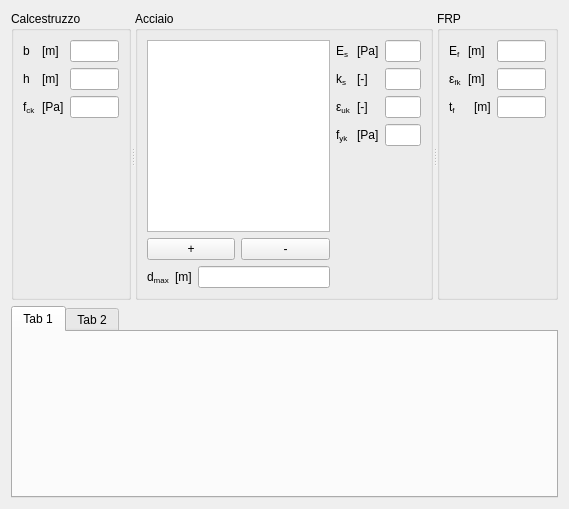
<?xml version="1.0" encoding="UTF-8"?>
<ui version="4.0">
 <class>SimpleSectionRCncrFRPGUI</class>
 <widget class="QWidget" name="SimpleSectionRCncrFRPGUI">
  <property name="geometry">
   <rect>
    <x>0</x>
    <y>0</y>
    <width>569</width>
    <height>509</height>
   </rect>
  </property>
  <property name="windowTitle">
   <string>Form</string>
  </property>
  <layout class="QGridLayout" name="gridLayout_2">
   <item row="0" column="0">
    <widget class="QSplitter" name="splitter">
     <property name="orientation">
      <enum>Qt::Horizontal</enum>
     </property>
     <widget class="QGroupBox" name="cncrGeneralGroupBox">
      <property name="minimumSize">
       <size>
        <width>0</width>
        <height>250</height>
       </size>
      </property>
      <property name="title">
       <string>Calcestruzzo</string>
      </property>
      <layout class="QGridLayout" name="gridLayout_4">
       <item row="0" column="1">
        <widget class="QLabelUnitMeasure" name="bUMLabel">
         <property name="text">
          <string>[m]</string>
         </property>
        </widget>
       </item>
       <item row="1" column="0">
        <widget class="QLabelRichName" name="hLabel">
         <property name="text">
          <string>h</string>
         </property>
        </widget>
       </item>
       <item row="0" column="2">
        <widget class="QLineEditValue" name="bLEdit"/>
       </item>
       <item row="1" column="2">
        <widget class="QLineEditValue" name="hLEdit"/>
       </item>
       <item row="0" column="0">
        <widget class="QLabelRichName" name="bLabel">
         <property name="text">
          <string>b</string>
         </property>
        </widget>
       </item>
       <item row="1" column="1">
        <widget class="QLabelUnitMeasure" name="hUMLabel">
         <property name="text">
          <string>[m]</string>
         </property>
        </widget>
       </item>
       <item row="2" column="2">
        <widget class="QLineEditValue" name="fckLEdit"/>
       </item>
       <item row="2" column="0">
        <widget class="QLabelRichName" name="fckLabel">
         <property name="text">
          <string>&lt;html&gt;&lt;head/&gt;&lt;body&gt;&lt;p&gt;f&lt;span style=&quot; vertical-align:sub;&quot;&gt;ck&lt;/span&gt;&lt;/p&gt;&lt;/body&gt;&lt;/html&gt;</string>
         </property>
        </widget>
       </item>
       <item row="2" column="1">
        <widget class="QLabelUnitMeasure" name="fckUMLabel">
         <property name="text">
          <string>[Pa]</string>
         </property>
        </widget>
       </item>
       <item row="3" column="2">
        <spacer name="verticalSpacer_2">
         <property name="orientation">
          <enum>Qt::Vertical</enum>
         </property>
         <property name="sizeHint" stdset="0">
          <size>
           <width>20</width>
           <height>40</height>
          </size>
         </property>
        </spacer>
       </item>
      </layout>
     </widget>
     <widget class="QGroupBox" name="steelCnrGeneralGroupBox">
      <property name="title">
       <string>Acciaio</string>
      </property>
      <layout class="QGridLayout" name="gridLayout_10">
       <item row="1" column="3">
        <widget class="QLineEditValue" name="kSLEdit"/>
       </item>
       <item row="2" column="1">
        <widget class="QLabelRichName" name="epsSUkLabel">
         <property name="text">
          <string>&lt;html&gt;&lt;head/&gt;&lt;body&gt;&lt;p&gt;ε&lt;span style=&quot; vertical-align:sub;&quot;&gt;uk&lt;/span&gt;&lt;/p&gt;&lt;/body&gt;&lt;/html&gt;</string>
         </property>
        </widget>
       </item>
       <item row="0" column="1">
        <widget class="QLabelRichName" name="EsLabel">
         <property name="text">
          <string>&lt;html&gt;&lt;head/&gt;&lt;body&gt;&lt;p&gt;E&lt;span style=&quot; vertical-align:sub;&quot;&gt;s&lt;/span&gt;&lt;/p&gt;&lt;/body&gt;&lt;/html&gt;</string>
         </property>
        </widget>
       </item>
       <item row="1" column="1">
        <widget class="QLabelRichName" name="kSLabel">
         <property name="text">
          <string>&lt;html&gt;&lt;head/&gt;&lt;body&gt;&lt;p&gt;k&lt;span style=&quot; vertical-align:sub;&quot;&gt;s&lt;/span&gt;&lt;/p&gt;&lt;/body&gt;&lt;/html&gt;</string>
         </property>
        </widget>
       </item>
       <item row="3" column="3">
        <widget class="QLineEditValue" name="fSykLEdit"/>
       </item>
       <item row="3" column="1">
        <widget class="QLabelRichName" name="fSykLabel">
         <property name="text">
          <string>&lt;html&gt;&lt;head/&gt;&lt;body&gt;&lt;p&gt;f&lt;span style=&quot; vertical-align:sub;&quot;&gt;yk&lt;/span&gt;&lt;/p&gt;&lt;/body&gt;&lt;/html&gt;</string>
         </property>
        </widget>
       </item>
       <item row="3" column="2">
        <widget class="QLabelUnitMeasure" name="fSykUMLabel">
         <property name="text">
          <string>&lt;html&gt;&lt;head/&gt;&lt;body&gt;&lt;p&gt;[Pa]&lt;/p&gt;&lt;/body&gt;&lt;/html&gt;</string>
         </property>
        </widget>
       </item>
       <item row="0" column="3">
        <widget class="QLineEditValue" name="EsLEdit"/>
       </item>
       <item row="0" column="2">
        <widget class="QLabelUnitMeasure" name="EsUMLabel">
         <property name="text">
          <string>&lt;html&gt;&lt;head/&gt;&lt;body&gt;&lt;p&gt;[Pa]&lt;/p&gt;&lt;/body&gt;&lt;/html&gt;</string>
         </property>
        </widget>
       </item>
       <item row="1" column="2">
        <widget class="QLabelUnitMeasure" name="kSUMLabel">
         <property name="text">
          <string>[-]</string>
         </property>
        </widget>
       </item>
       <item row="2" column="3">
        <widget class="QLineEditValue" name="epsSUkLEdit"/>
       </item>
       <item row="2" column="2">
        <widget class="QLabelUnitMeasure" name="epsSUkUMLabel">
         <property name="text">
          <string>[-]</string>
         </property>
        </widget>
       </item>
       <item row="0" column="0" rowspan="5">
        <layout class="QGridLayout" name="gridLayout_5">
         <item row="0" column="0" colspan="3">
          <layout class="QGridLayout" name="gridLayout">
           <item row="0" column="0" colspan="2">
            <widget class="QTableView" name="steelATableView">
             <property name="selectionMode">
              <enum>QAbstractItemView::ContiguousSelection</enum>
             </property>
            </widget>
           </item>
           <item row="1" column="0">
            <widget class="QPushButton" name="addSteelAPushButton">
             <property name="text">
              <string>+</string>
             </property>
            </widget>
           </item>
           <item row="1" column="1">
            <widget class="QPushButton" name="delSteelAPushButton">
             <property name="text">
              <string>-</string>
             </property>
            </widget>
           </item>
          </layout>
         </item>
         <item row="1" column="0">
          <widget class="QLabelRichName" name="dMaxLabel">
           <property name="text">
            <string>&lt;html&gt;&lt;head/&gt;&lt;body&gt;&lt;p&gt;d&lt;span style=&quot; vertical-align:sub;&quot;&gt;max&lt;/span&gt;&lt;/p&gt;&lt;/body&gt;&lt;/html&gt;</string>
           </property>
          </widget>
         </item>
         <item row="1" column="1">
          <widget class="QLabelUnitMeasure" name="dMaxUMLabel">
           <property name="text">
            <string>[m]</string>
           </property>
          </widget>
         </item>
         <item row="1" column="2">
          <widget class="QLineEditValue" name="dMaxLEdit"/>
         </item>
        </layout>
       </item>
      </layout>
     </widget>
     <widget class="QGroupBox" name="groupBox">
      <property name="title">
       <string>FRP</string>
      </property>
      <layout class="QGridLayout" name="gridLayout_3">
       <item row="0" column="1">
        <widget class="QLabelRichName" name="bLabel_3">
         <property name="text">
          <string>E&lt;span style=&quot; vertical-align:sub;&quot;&gt;f&lt;/span&gt;</string>
         </property>
        </widget>
       </item>
       <item row="0" column="4" colspan="3">
        <widget class="QLineEditValue" name="bLEdit_3"/>
       </item>
       <item row="2" column="1">
        <widget class="QLabelRichName" name="hLabel_2">
         <property name="text">
          <string>t&lt;span style=&quot; vertical-align:sub;&quot;&gt;f&lt;/span&gt;</string>
         </property>
        </widget>
       </item>
       <item row="2" column="4" colspan="3">
        <widget class="QLineEditValue" name="hLEdit_2"/>
       </item>
       <item row="0" column="2" colspan="2">
        <widget class="QLabelUnitMeasure" name="bUMLabel_3">
         <property name="text">
          <string>[m]</string>
         </property>
        </widget>
       </item>
       <item row="2" column="3">
        <widget class="QLabelUnitMeasure" name="hUMLabel_2">
         <property name="text">
          <string>[m]</string>
         </property>
        </widget>
       </item>
       <item row="1" column="1">
        <widget class="QLabelRichName" name="bLabel_2">
         <property name="text">
          <string>ε&lt;span style=&quot; vertical-align:sub;&quot;&gt;fk&lt;/span&gt;</string>
         </property>
        </widget>
       </item>
       <item row="1" column="2" colspan="2">
        <widget class="QLabelUnitMeasure" name="bUMLabel_2">
         <property name="text">
          <string>[m]</string>
         </property>
        </widget>
       </item>
       <item row="1" column="4" colspan="3">
        <widget class="QLineEditValue" name="bLEdit_2"/>
       </item>
       <item row="4" column="1" colspan="6">
        <spacer name="verticalSpacer_3">
         <property name="orientation">
          <enum>Qt::Vertical</enum>
         </property>
         <property name="sizeHint" stdset="0">
          <size>
           <width>20</width>
           <height>40</height>
          </size>
         </property>
        </spacer>
       </item>
      </layout>
     </widget>
    </widget>
   </item>
   <item row="1" column="0">
    <widget class="QTabWidget" name="tabWidget">
     <property name="currentIndex">
      <number>0</number>
     </property>
     <widget class="QWidget" name="tab">
      <attribute name="title">
       <string>Tab 1</string>
      </attribute>
      <zorder>splitter</zorder>
      <zorder>splitter</zorder>
     </widget>
     <widget class="QWidget" name="tab_2">
      <attribute name="title">
       <string>Tab 2</string>
      </attribute>
     </widget>
    </widget>
   </item>
  </layout>
 </widget>
 <customwidgets>
  <customwidget>
   <class>QLabelRichName</class>
   <extends>QLabel</extends>
   <header>qlabelrichname.h</header>
  </customwidget>
  <customwidget>
   <class>QLineEditValue</class>
   <extends>QLineEdit</extends>
   <header>qlineeditvalue.h</header>
  </customwidget>
  <customwidget>
   <class>QLabelUnitMeasure</class>
   <extends>QLabel</extends>
   <header>qlabelunitmeasure.h</header>
  </customwidget>
 </customwidgets>
 <resources/>
 <connections/>
</ui>
